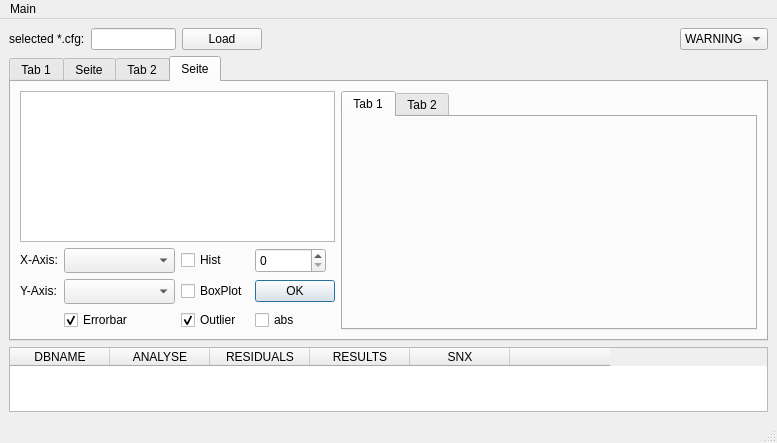
<?xml version="1.0" encoding="UTF-8"?>
<ui version="4.0">
 <class>Ascot</class>
 <widget class="QMainWindow" name="Ascot">
  <property name="geometry">
   <rect>
    <x>0</x>
    <y>0</y>
    <width>777</width>
    <height>443</height>
   </rect>
  </property>
  <property name="windowTitle">
   <string>MainWindow</string>
  </property>
  <widget class="QWidget" name="centralwidget">
   <layout class="QGridLayout" name="gridLayout_7">
    <item row="0" column="0">
     <widget class="QLabel" name="cfg_label">
      <property name="text">
       <string>selected *.cfg:</string>
      </property>
     </widget>
    </item>
    <item row="0" column="1">
     <widget class="QLineEdit" name="cfg_lineedit"/>
    </item>
    <item row="0" column="2">
     <widget class="QPushButton" name="cfg_pushbutton">
      <property name="text">
       <string>Load</string>
      </property>
     </widget>
    </item>
    <item row="0" column="3">
     <spacer name="horizontalSpacer">
      <property name="orientation">
       <enum>Qt::Horizontal</enum>
      </property>
      <property name="sizeHint" stdset="0">
       <size>
        <width>428</width>
        <height>20</height>
       </size>
      </property>
     </spacer>
    </item>
    <item row="0" column="4">
     <widget class="QComboBox" name="loglevel_combobox">
      <item>
       <property name="text">
        <string comment="1">WARNING</string>
       </property>
      </item>
      <item>
       <property name="text">
        <string comment="2">RESULT</string>
       </property>
      </item>
      <item>
       <property name="text">
        <string comment="3">INFO</string>
       </property>
      </item>
      <item>
       <property name="text">
        <string comment="4">DETAIL</string>
       </property>
      </item>
      <item>
       <property name="text">
        <string comment="5">ALL</string>
       </property>
      </item>
     </widget>
    </item>
    <item row="1" column="0" colspan="5">
     <widget class="QTabWidget" name="main_tabwidget">
      <property name="sizePolicy">
       <sizepolicy hsizetype="Preferred" vsizetype="Preferred">
        <horstretch>0</horstretch>
        <verstretch>0</verstretch>
       </sizepolicy>
      </property>
      <property name="currentIndex">
       <number>3</number>
      </property>
      <widget class="QWidget" name="log_tab">
       <attribute name="title">
        <string>Tab 1</string>
       </attribute>
       <layout class="QGridLayout" name="gridLayout">
        <item row="0" column="0">
         <widget class="QPlainTextEdit" name="output_plaintextedit">
          <property name="font">
           <font>
            <family>Arial</family>
           </font>
          </property>
          <property name="readOnly">
           <bool>true</bool>
          </property>
         </widget>
        </item>
       </layout>
      </widget>
      <widget class="QWidget" name="properties_tab">
       <attribute name="title">
        <string>Seite</string>
       </attribute>
       <layout class="QGridLayout" name="gridLayout_3">
        <item row="0" column="0">
         <widget class="QTableWidget" name="paraminfo_tablewidget">
          <property name="sizePolicy">
           <sizepolicy hsizetype="Expanding" vsizetype="Expanding">
            <horstretch>70</horstretch>
            <verstretch>0</verstretch>
           </sizepolicy>
          </property>
         </widget>
        </item>
        <item row="0" column="1">
         <widget class="QTabWidget" name="refframe_tabwidget">
          <property name="sizePolicy">
           <sizepolicy hsizetype="Expanding" vsizetype="Expanding">
            <horstretch>70</horstretch>
            <verstretch>0</verstretch>
           </sizepolicy>
          </property>
          <property name="currentIndex">
           <number>0</number>
          </property>
          <widget class="QWidget" name="tab_4">
           <attribute name="title">
            <string>Tab 1</string>
           </attribute>
          </widget>
          <widget class="QWidget" name="tab_5">
           <attribute name="title">
            <string>Tab 2</string>
           </attribute>
          </widget>
         </widget>
        </item>
       </layout>
      </widget>
      <widget class="QWidget" name="config_tab">
       <attribute name="title">
        <string>Tab 2</string>
       </attribute>
       <widget class="QToolBox" name="control_toolbox">
        <property name="geometry">
         <rect>
          <x>10</x>
          <y>10</y>
          <width>961</width>
          <height>441</height>
         </rect>
        </property>
        <property name="currentIndex">
         <number>0</number>
        </property>
        <widget class="QWidget" name="definitions_page">
         <property name="geometry">
          <rect>
           <x>0</x>
           <y>0</y>
           <width>961</width>
           <height>354</height>
          </rect>
         </property>
         <attribute name="label">
          <string>Page 1</string>
         </attribute>
         <widget class="QComboBox" name="comboBox">
          <property name="geometry">
           <rect>
            <x>0</x>
            <y>10</y>
            <width>161</width>
            <height>25</height>
           </rect>
          </property>
         </widget>
        </widget>
        <widget class="QWidget" name="page_3">
         <property name="geometry">
          <rect>
           <x>0</x>
           <y>0</y>
           <width>100</width>
           <height>30</height>
          </rect>
         </property>
         <attribute name="label">
          <string>Seite</string>
         </attribute>
        </widget>
        <widget class="QWidget" name="page_2">
         <property name="geometry">
          <rect>
           <x>0</x>
           <y>0</y>
           <width>100</width>
           <height>30</height>
          </rect>
         </property>
         <attribute name="label">
          <string>Page 2</string>
         </attribute>
        </widget>
       </widget>
      </widget>
      <widget class="QWidget" name="tab">
       <attribute name="title">
        <string>Seite</string>
       </attribute>
       <layout class="QGridLayout" name="gridLayout_4">
        <item row="0" column="0">
         <widget class="QTableView" name="data_tableview">
          <property name="sizePolicy">
           <sizepolicy hsizetype="Preferred" vsizetype="Preferred">
            <horstretch>0</horstretch>
            <verstretch>0</verstretch>
           </sizepolicy>
          </property>
         </widget>
        </item>
        <item row="0" column="1" rowspan="2">
         <widget class="QTabWidget" name="plot_tabwidget">
          <property name="currentIndex">
           <number>0</number>
          </property>
          <widget class="QWidget" name="tab_2">
           <attribute name="title">
            <string>Tab 1</string>
           </attribute>
          </widget>
          <widget class="QWidget" name="tab_3">
           <attribute name="title">
            <string>Tab 2</string>
           </attribute>
          </widget>
         </widget>
        </item>
        <item row="1" column="0">
         <layout class="QGridLayout" name="gridLayout_2">
          <item row="0" column="0">
           <widget class="QLabel" name="xaxis_label">
            <property name="sizePolicy">
             <sizepolicy hsizetype="Fixed" vsizetype="Fixed">
              <horstretch>0</horstretch>
              <verstretch>0</verstretch>
             </sizepolicy>
            </property>
            <property name="text">
             <string>X-Axis:</string>
            </property>
           </widget>
          </item>
          <item row="0" column="1">
           <widget class="QComboBox" name="xaxis_combobox">
            <property name="sizePolicy">
             <sizepolicy hsizetype="Fixed" vsizetype="Fixed">
              <horstretch>0</horstretch>
              <verstretch>0</verstretch>
             </sizepolicy>
            </property>
            <property name="minimumSize">
             <size>
              <width>111</width>
              <height>25</height>
             </size>
            </property>
           </widget>
          </item>
          <item row="0" column="2">
           <widget class="QCheckBox" name="histogram_checkbox">
            <property name="sizePolicy">
             <sizepolicy hsizetype="Fixed" vsizetype="Fixed">
              <horstretch>0</horstretch>
              <verstretch>0</verstretch>
             </sizepolicy>
            </property>
            <property name="text">
             <string>Hist</string>
            </property>
           </widget>
          </item>
          <item row="0" column="3">
           <widget class="QSpinBox" name="histogram_spinbox">
            <property name="sizePolicy">
             <sizepolicy hsizetype="Fixed" vsizetype="Fixed">
              <horstretch>0</horstretch>
              <verstretch>0</verstretch>
             </sizepolicy>
            </property>
            <property name="minimumSize">
             <size>
              <width>20</width>
              <height>25</height>
             </size>
            </property>
            <property name="maximumSize">
             <size>
              <width>71</width>
              <height>25</height>
             </size>
            </property>
            <property name="minimum">
             <number>0</number>
            </property>
            <property name="maximum">
             <number>1000</number>
            </property>
            <property name="value">
             <number>0</number>
            </property>
           </widget>
          </item>
          <item row="1" column="0">
           <widget class="QLabel" name="yaxis_label">
            <property name="sizePolicy">
             <sizepolicy hsizetype="Fixed" vsizetype="Fixed">
              <horstretch>0</horstretch>
              <verstretch>0</verstretch>
             </sizepolicy>
            </property>
            <property name="text">
             <string>Y-Axis:</string>
            </property>
           </widget>
          </item>
          <item row="1" column="1">
           <widget class="QComboBox" name="yaxis_combobox">
            <property name="sizePolicy">
             <sizepolicy hsizetype="Fixed" vsizetype="Fixed">
              <horstretch>0</horstretch>
              <verstretch>0</verstretch>
             </sizepolicy>
            </property>
            <property name="minimumSize">
             <size>
              <width>111</width>
              <height>25</height>
             </size>
            </property>
           </widget>
          </item>
          <item row="1" column="2">
           <widget class="QCheckBox" name="boxplot_checkbox">
            <property name="sizePolicy">
             <sizepolicy hsizetype="Fixed" vsizetype="Fixed">
              <horstretch>0</horstretch>
              <verstretch>0</verstretch>
             </sizepolicy>
            </property>
            <property name="text">
             <string>BoxPlot</string>
            </property>
           </widget>
          </item>
          <item row="2" column="1">
           <widget class="QCheckBox" name="errorbar_checkbox">
            <property name="sizePolicy">
             <sizepolicy hsizetype="Fixed" vsizetype="Fixed">
              <horstretch>0</horstretch>
              <verstretch>0</verstretch>
             </sizepolicy>
            </property>
            <property name="text">
             <string>Errorbar</string>
            </property>
            <property name="checked">
             <bool>true</bool>
            </property>
           </widget>
          </item>
          <item row="2" column="2">
           <widget class="QCheckBox" name="outlier_checkbox">
            <property name="sizePolicy">
             <sizepolicy hsizetype="Fixed" vsizetype="Fixed">
              <horstretch>0</horstretch>
              <verstretch>0</verstretch>
             </sizepolicy>
            </property>
            <property name="text">
             <string>Outlier</string>
            </property>
            <property name="checked">
             <bool>true</bool>
            </property>
           </widget>
          </item>
          <item row="2" column="3">
           <widget class="QCheckBox" name="absolute_checkbox">
            <property name="sizePolicy">
             <sizepolicy hsizetype="Fixed" vsizetype="Fixed">
              <horstretch>0</horstretch>
              <verstretch>0</verstretch>
             </sizepolicy>
            </property>
            <property name="text">
             <string>abs</string>
            </property>
           </widget>
          </item>
          <item row="1" column="3">
           <widget class="QDialogButtonBox" name="plot_buttonbox">
            <property name="sizePolicy">
             <sizepolicy hsizetype="Fixed" vsizetype="Fixed">
              <horstretch>0</horstretch>
              <verstretch>0</verstretch>
             </sizepolicy>
            </property>
            <property name="standardButtons">
             <set>QDialogButtonBox::Ok</set>
            </property>
           </widget>
          </item>
         </layout>
        </item>
       </layout>
      </widget>
     </widget>
    </item>
    <item row="2" column="0" colspan="5">
     <widget class="QTableWidget" name="session_tablewidget">
      <property name="sizePolicy">
       <sizepolicy hsizetype="Preferred" vsizetype="Fixed">
        <horstretch>0</horstretch>
        <verstretch>0</verstretch>
       </sizepolicy>
      </property>
      <property name="maximumSize">
       <size>
        <width>16777215</width>
        <height>65</height>
       </size>
      </property>
      <column>
       <property name="text">
        <string>DBNAME</string>
       </property>
      </column>
      <column>
       <property name="text">
        <string>ANALYSE</string>
       </property>
      </column>
      <column>
       <property name="text">
        <string>RESIDUALS</string>
       </property>
      </column>
      <column>
       <property name="text">
        <string>RESULTS</string>
       </property>
      </column>
      <column>
       <property name="text">
        <string>SNX</string>
       </property>
      </column>
      <column>
       <property name="text">
        <string/>
       </property>
      </column>
     </widget>
    </item>
   </layout>
  </widget>
  <widget class="QMenuBar" name="menubar">
   <property name="geometry">
    <rect>
     <x>0</x>
     <y>0</y>
     <width>777</width>
     <height>23</height>
    </rect>
   </property>
   <widget class="QMenu" name="main_menu">
    <property name="title">
     <string>Main</string>
    </property>
    <addaction name="cfg_load_action"/>
   </widget>
   <addaction name="main_menu"/>
  </widget>
  <widget class="QStatusBar" name="statusbar"/>
  <action name="cfg_load_action">
   <property name="text">
    <string>Load *.cfg</string>
   </property>
  </action>
  <action name="eph_load_action">
   <property name="text">
    <string>Load Ephemerides</string>
   </property>
  </action>
  <action name="warning_action">
   <property name="checkable">
    <bool>false</bool>
   </property>
   <property name="text">
    <string>WARNING</string>
   </property>
  </action>
  <action name="result_action">
   <property name="checkable">
    <bool>false</bool>
   </property>
   <property name="checked">
    <bool>false</bool>
   </property>
   <property name="text">
    <string>RESULT</string>
   </property>
  </action>
  <action name="info_action">
   <property name="text">
    <string>INFO</string>
   </property>
  </action>
  <action name="detail_action">
   <property name="text">
    <string>DETAIL</string>
   </property>
  </action>
  <action name="all_action">
   <property name="text">
    <string>ALL</string>
   </property>
  </action>
 </widget>
 <resources/>
 <connections/>
</ui>
